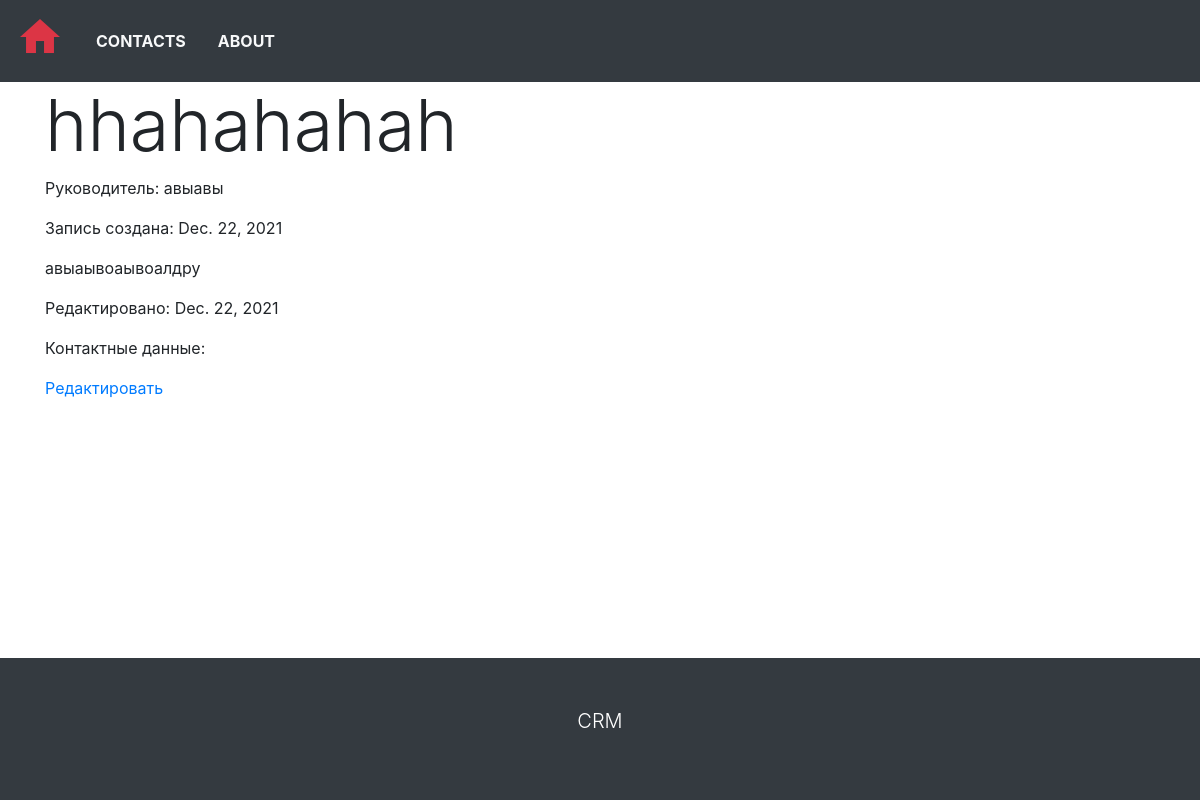
/hhahahahah/, run on the app's committed database.
### main_crm/models.py (models this page shows, shortened)
class Company(models.Model):
    company_name = models.CharField(max_length=150, unique=True)
    slug = models.SlugField(unique=True, null=True)
    fio = models.CharField(max_length=150)
    description = RichTextUploadingField(blank=True)
    published = models.DateField(auto_now_add=True)
    edited = models.DateField(auto_now=True)
    class Meta:
        ordering = ['published']
        verbose_name = 'Company'
        verbose_name_plural = 'Companies'

### main_crm/views.py (the view)
# urls.py: path('<slug:company_slug>/', views.CompanyDetialView.as_view(), name='company-detail'),
class CompanyDetialView(DetailView):
    queryset = Company.objects.all()
    template_name = 'cms_mainpage/detail_page.html'
    slug_url_kwarg = 'company_slug'

### main_crm/templates/cms_mainpage/detail_page.html (shortened to what this page needs)
{% extends 'base.html' %}
{% block content %}
<div class="container">
    <h1 class="display-3">{{ company.company_name }}</h1>
    <p>Руководитель: {{ company.fio }}</p>
    <p>Запись создана: {{ company.published }}</p>
    <p>{{ company.description|safe }}</p>
    <p>Редактировано: {{ company.edited }}</p>
    <p>Контактные данные: </p>
    <a href="{% url 'company-update' company.slug %}">Редактировать</a>
</div>
{% endblock %}

### main_crm/templates/base.html (style rules this page uses)
html, body { height: 100%; }

### data on the page
Company: company_name "hhahahahah", fio "авыавы", published "Dec. 22, 2021", description "авыаывоаывоалдру", edited "Dec. 22, 2021"
